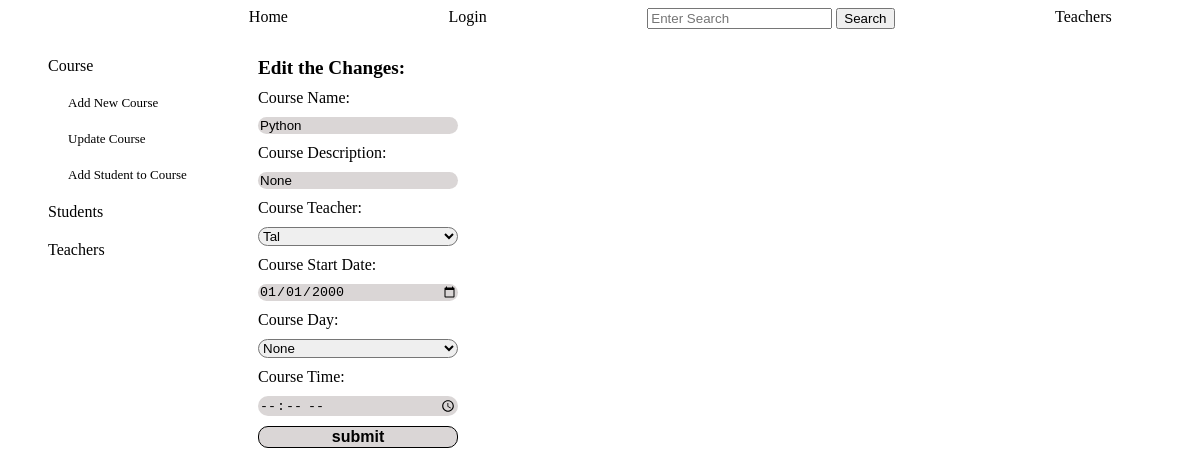
Page /chosen_course/1 on the earlier database version.
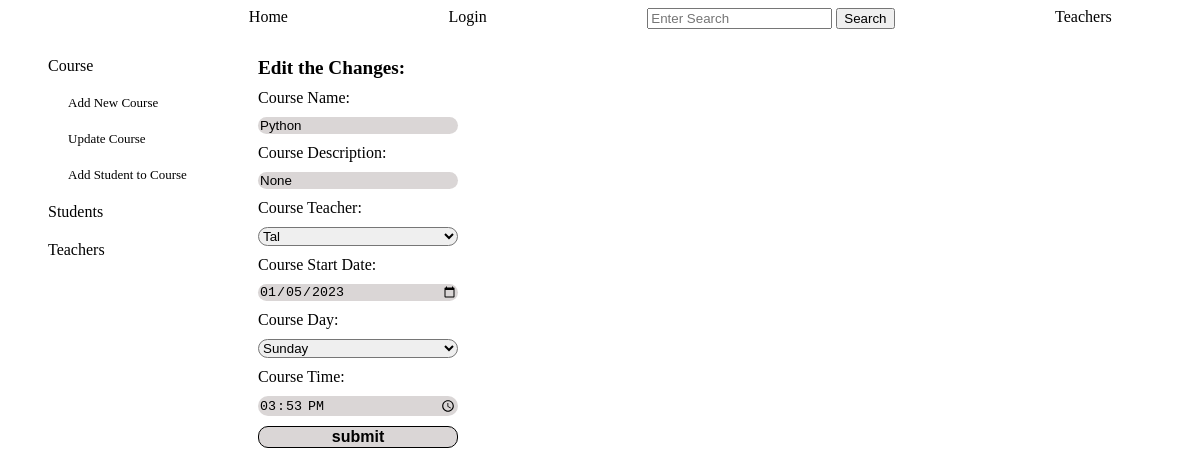
Same page on the later database version.
### tables this page shows
CREATE TABLE courses (
        id INTEGER PRIMARY KEY,
        name TEXT NOT NULL,
        description TEXT,
        teacher_id TEXT NOT NULL,
        start TEXT,
        day TEXT,
        time TEXT, 
        FOREIGN KEY (teacher_id) REFERENCES teachers (id)
        );

CREATE TABLE teachers (
        id INTEGER PRIMARY KEY,
        name TEXT NOT NULL,
        email TEXT NOT NULL UNIQUE,
        phone TEXT UNIQUE
        );

### app.py (the view)
@app.route('/chosen_course/<course_id>', methods=['GET', 'POST'])
def chosen_course_update(course_id):
    log=check_log()
    info=chek_admin()
    form2=['create']
    chosen_course={}
    chosen_course['title_chosen']='Edit the Changes:'
    course=crud.read_if('*',"courses","id", course_id)
    course_info=create_courses_objects(course)
    for c in course_info:
        c.start=crud.read_if('start',"courses","id", course_id)[0]
    chosen_course['course_info']=course_info
    chosen_course['teachers']=create_teachers_objects(crud.read_all('teachers'))
    teacher_info=[]
    for course in course_info:
        for teacher in create_teachers_objects(crud.read_all('teachers')):
            if course.teacher_id==str(teacher.tid):
                teacher_info.append(teacher.tid)
                teacher_info.append(teacher.name)
    if request.method=='POST':
        name=request.form['name'].title()
        description=request.form['description']
        teacher_id=request.form['teacher_id']
        start=request.form['start']
        day=request.form['day']
        time=request.form['time']
        crud.update_if('courses', 'name, description, teacher_id, start, day, time', f"'{name}', '{description}', '{teacher_id}', '{start}', '{day}', '{time}'",'id', course_id)
        return redirect(url_for('course_info', course_id=course_id))
    else:
        return render_template('update_courses.html', log=log, info=info, form='', form2=form2 ,chosen_course=chosen_course, teacher_info=teacher_info, course_dict='')

### app.py (called while the page is built)
def check_log(): #check if user is loged in or not
    log_result={}
    if "name" in session:
        link='/logout'
        log='Logout'
        log_result['link']=link
        log_result['log']=log
        return log_result
    else:
        link='/login'
        log='Login'
        log_result['link']=link
        log_result['log']=log
        return log_result

def chek_admin():
    if "role" in session:
        info={}
        if session['role']=='admin':
            info['id']=session['id']
            info['link']=f"/administrator/{session['id']}"
            info['word']='Administrator'
        if session['role']=='teacher':
            info['id']=session['id']
            info['link']=f"/teacher_profile/{session['id']}"
            info['word']=f"Welcome {crud.teacher_name(session['id'])}"
        if session['role']=='student':
            info['id']=session['id']
            info['link']=f"/student_profile/{session['id']}"
            info['word']=f"Welcome {crud.student_name(session['id'])}"
        return info

### crud.py (called while the page is built)
def read_all(table):
    return query(f"SELECT * FROM {table}")

def read_if(column, table, value, condition):
    return query(f"SELECT {column} FROM {table} WHERE {value}='{condition}'")

### functions.py (called while the page is built)
def create_courses_objects(courses: list):
    courses_objects=[classes.Course(course[0], course[1], course[2], course[3], course[4], course[5], course[6] ) for course in courses]
    for c in courses_objects:
        c.start=f'{c.start[8:]}-{c.start[5:7]}-{c.start[0:4]}'
    return courses_objects

def create_teachers_objects(teachers: list):
    teachers_objects=[classes.Teacher(teacher[0], teacher[1], teacher[2], teacher[3]) for teacher in teachers]
    return teachers_objects

### setup_db.py (called while the page is built)
def query(sql):
    with sqlite3.connect('students.db') as conn:
        cur=conn.cursor()
        cur.execute(sql)
        return cur.fetchall()

### templates/update_courses.html (shortened to what this page needs)
{% include "admin_nav_courses.html" %}
    <div class="courses_update">
        <div class="main_chosen_course">
            <div class="title_chosen_course">{{chosen_course.title_chosen}}</div>
            <form class="info_chosen_course" action="" method="POST">
                {% for course in chosen_course.course_info %}
                Course Name: <input type="text" name="name" value="{{course.name}}" >
                Course Description: <input type="text" name="description" value="{{course.description}}">
                Course Teacher:
                {% endfor %}
                {% for f in form2 %}
                    <select name="teacher_id" id="">
                        <option value="{{teacher_info[0]}}">{{teacher_info[1]}}</option>
                    </select>
                {% endfor %}
                    {% for course in chosen_course.course_info %}
                    Course Start Date: <input type="date" name="start" value="{{course.start[0]}}" >
                    Course Day: <select name="day" id="">
                    <option value="{{course.day}}">{{course.day}}</option>
                    </select>
                    Course Time: <input type="time" name="time" value="{{course.time}}">
                <input id="submit" type="submit" value="submit">
                {% endfor %}
            </form>
        </div>
    </div>
        <div>
        </div>
    </div>

### templates/admin_nav_courses.html (shortened to what this page needs)
{% extends "base.html" %}
{% block content %}
<div class="admin_pages">
    <div class="links">
        <div class="link"><a href="/admin_courses">Course</a></div>
            <div class="more_links">
                <div class="link"><a href="/add_course">Add New Course</a></div>
                <div class="link"><a href="/update_courses">Update Course</a></div>
                <div class="link"><a href="/course_registration">Add Student to Course</a></div>
            </div>
        <div class="link"><a href="/admin_students">Students</a></div>
        <div class="link"><a href="/admin_teachers">Teachers</a></div>
    </div>
{% endblock %}

### templates/base.html
{% include "header.html" %}
{% block content %}
{% endblock %}

### templates/header.html (shortened to what this page needs)
<!DOCTYPE html>
<html lang="en">
<head>
    <link rel="stylesheet" href="../static/style.css">
</head>
<body>
 <div class="navbar">
    <a href="/home">Home</a>
    <a href="{{log.link}}">{{log.log}}</a>
    <form action="/search" method="">
        <input type="text" name="search" placeholder="Enter Search">
        <input type="submit" value="Search">
    </form>
    <a href="/teachers">Teachers</a>
 </div>

### static/style.css (style rules this page uses)
.links { display: flex; flex-direction: column; gap: 20px; margin-left: 20px; grid-column: 1; grid-row: 2; }
.link>* { text-decoration: none; color: black; }
#submit { border-style: solid; border-width: 1px; font-size: medium; font-weight: bolder; }
.more_links { display: flex; flex-direction: column; gap: 20px; margin-left: 20px; font-size:small; width: 120px; }
.navbar { width: 100%; text-decoration: none; display: flex; justify-content: space-around; }
.navbar>* { text-decoration: none; color: black; }
.admin_pages { display: grid; grid-template-columns: max-content max-content; grid-template-rows: max-content max-content; column-gap: 70px; row-gap: 10px; margin-left: 20px; }
.courses_update { grid-column: 2; grid-row: 2; display: flex; }
.main_chosen_course { display: flex; flex-direction: column; gap:10px; }
.title_chosen_course { font-weight: bold; font-size: larger; }
.info_chosen_course { display: flex; flex-direction: column; gap: 10px; width: 200px; }
.info_chosen_course>input { border-style: none; background-color: rgb(218, 214, 214); border-radius: 10px; }
.info_chosen_course>select { border-radius: 10px; }

Differences in the rows shown:
changed courses "Python": start "01/01/2000" → "01/05/2023"; day "None" → "Sunday"; time (not shown) → "15:53"
